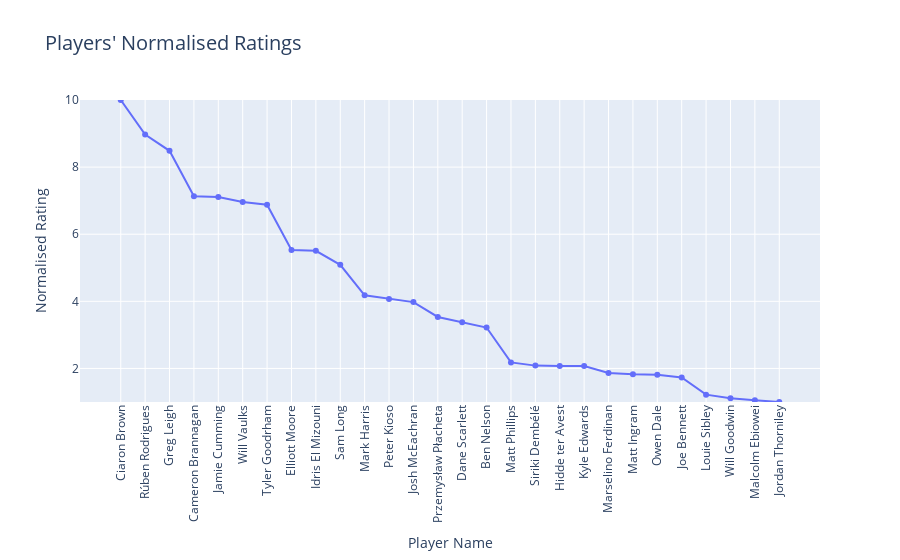

Notebook code cell kept with this figure:
### Markdown cell above
## 2. Line Graph: Players' Ratings Visualised

This graph displays each player's normalised rating, allowing comparison of individual performances.

### Code cell
sorted_df = df.sort_values(by="normalised_rating", ascending=False) # Sort the dataframe by normalised rating

fig_line = px.line( # Create a line graph to show normalised ratings of players
    sorted_df,
    x="Name",
    y="normalised_rating",
    title="Players' Normalised Ratings",
    labels={"normalised_rating": "Normalised Rating", "Name": "Player Name"},
    markers=True,
)

fig_line.update_layout(
    title_font_size=20,
    xaxis_tickangle=270,  # Player names at 270 degrees for optimal visualisation
    xaxis_title="Player Name",
    yaxis_title="Normalised Rating",
    yaxis=dict(range=[1, 10]),  # Rating scale 1-10
    showlegend=False  # Hide legend
)

fig_line.show()

### Figure 1 — Plotly figure (JSON) as saved in the notebook; plotly's stock layout.template omitted (floating-point values rounded to 4 significant figures)
{"data": [{"hovertemplate": "Player Name=%{x}<br>Normalised Rating=%{y}<extra></extra>", "legendgroup": "", "line": {"color": "#636efa", "dash": "solid"}, "marker": {"symbol": "circle"}, "mode": "lines+markers", "name": "", "orientation": "v", "showlegend": false, "type": "scatter", "x": ["Ciaron Brown", "Rúben Rodrigues", "Greg Leigh", "Cameron Brannagan", "Jamie Cumming", "Will Vaulks", "Tyler Goodrham", "Elliott Moore", "Idris El Mizouni", "Sam Long", "Mark Harris", "Peter Kioso", "Josh McEachran", "Przemysław Płacheta", "Dane Scarlett", "Ben Nelson", "Matt Phillips", "Siriki Dembélé", "Hidde ter Avest", "Kyle Edwards", "Marselino Ferdinan", "Matt Ingram", "Owen Dale", "Joe Bennett", "Louie Sibley", "Will Goodwin", "Malcolm Ebiowei", "Jordan Thorniley"], "xaxis": "x", "y": [10, 8.97, 8.486, 7.13, 7.106, 6.958, 6.878, 5.53, 5.504, 5.087, 4.178, 4.068, 3.977, 3.534, 3.373, 3.219, 2.18, 2.084, 2.076, 2.075, 1.865, 1.826, 1.81, 1.733, 1.219, 1.109, 1.052, 1], "yaxis": "y"}], "layout": {"legend": {"tracegroupgap": 0}, "showlegend": false, "title": {"font": {"size": 20}, "text": "Players' Normalised Ratings"}, "xaxis": {"anchor": "y", "domain": [0, 1], "tickangle": -90, "title": {"text": "Player Name"}}, "yaxis": {"anchor": "x", "domain": [0, 1], "range": [1, 10], "title": {"text": "Normalised Rating"}}}}
